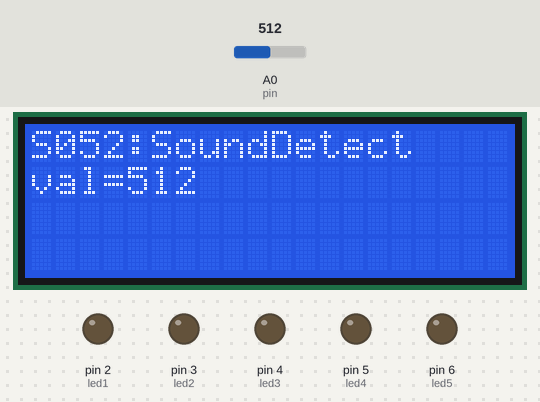
A sketch run on a simulated Arduino Uno, built with avr-gcc and run on an emulated ATmega328P. On the bench: 20×4 character LCD, output pins drawn as LEDs (lit = HIGH). The test bench sets the inputs (shaded band); at power-on: A0 (pin) = 512.

Above: at 2.2 s.
2.3 s: A0 (pin) set to 584
At 3.6 s:
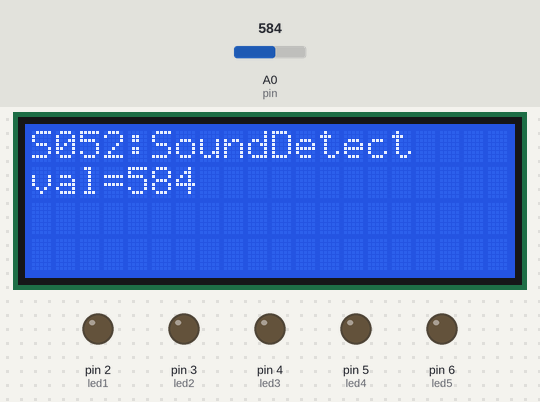
3.9 s: A0 (pin) set to 609
At 4.9 s:
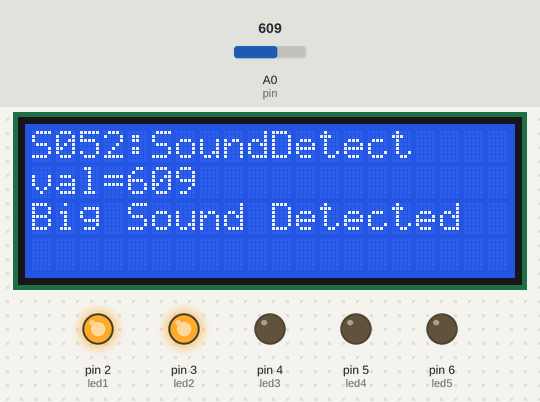
5.5 s: A0 (pin) set to 625
At 6.1 s:
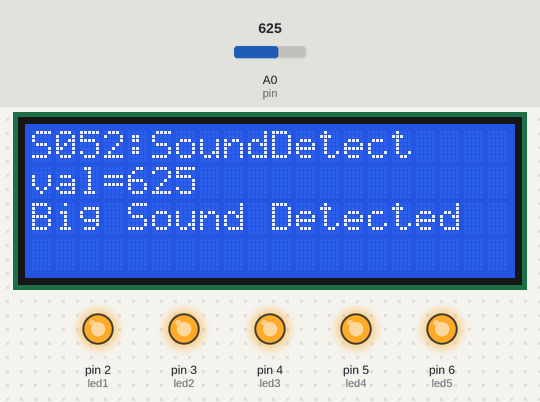
7.3 s: A0 (pin) set to 605
At 8.5 s:
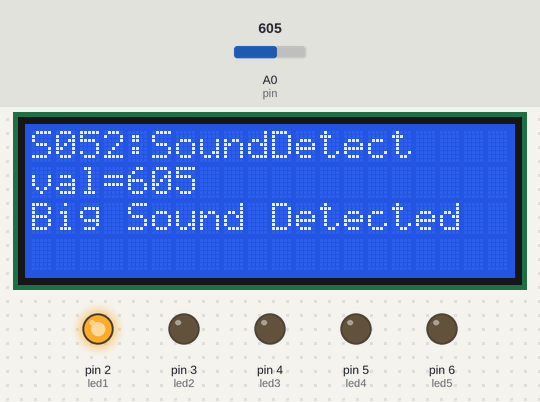
Timing chart, 0 to 10.0 s (numbered marks = the images above; inputs shaded):
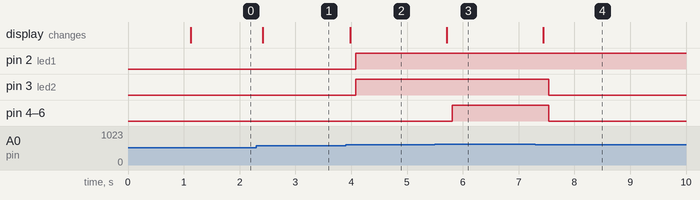

Measured:
- the behaviour switches between 600 and 601 on A0 (pin) (found by bisection; images 1 and 2)
- after the input at 2.3 s, the display: changes after 0.11 s (image 1)
- after the input at 3.9 s, pin 2 (led1), pin 3 (led2): LOW → HIGH after 0.18 s; the display: changes after 0.08 s (image 2)
- after the input at 5.5 s, pin 4 (led3), pin 5 (led4), pin 6 (led5): LOW → HIGH after 0.31 s; the display: changes after 0.21 s (image 3)
- after the input at 7.3 s, pin 3 (led2), pin 4 (led3), pin 5 (led4), pin 6 (led5): HIGH → LOW after 0.24 s; the display: changes after 0.14 s (image 4)

The sketch:

basic_test.ino
```cpp
/* Big Sound Detection Module (KY-037) [S052] : http://rdiot.tistory.com/151 [RDIoT Demo] */

#include <Wire.h>
#include <LiquidCrystal_I2C.h>

LiquidCrystal_I2C lcd(0x27,20,4);  // LCD2004

int threshold = 600;

int led1 = 2;
int led2 = 3;
int led3 = 4;
int led4 = 5;
int led5 = 6;

int pin = A0;

void setup()
{
  lcd.init();  // initialize the lcd
  lcd.backlight();
  lcd.print("start LCD2004");

  pinMode(pin,INPUT);

  pinMode(led1,OUTPUT);
  pinMode(led2,OUTPUT);
  pinMode(led3,OUTPUT);
  pinMode(led4,OUTPUT);
  pinMode(led5,OUTPUT);

  delay(1000);

  lcd.clear();
}

void loop()
{

  lcd.setCursor(0,0);
  lcd.print("S052:SoundDetect");

  int val = analogRead(pin);

  lcd.setCursor(0,1);
  lcd.print("val=" + (String)val + "  ");

  if(val <= threshold)
  {
    lcd.setCursor(0,2);
    lcd.print("                  ");
  }
  else
  {
    lcd.setCursor(0,2);
    lcd.print("Big Sound Detected");
    delay(100);
  }

  digitalWrite(led1, LOW);
  digitalWrite(led2, LOW);
  digitalWrite(led3, LOW);
  digitalWrite(led4, LOW);
  digitalWrite(led5, LOW);

  if(val > 600) { digitalWrite(led1, HIGH); }
  if(val > 605) { digitalWrite(led2, HIGH); }
  if(val > 610) { digitalWrite(led3, HIGH); }
  if(val > 615) { digitalWrite(led4, HIGH); }
  if(val > 620) { digitalWrite(led5, HIGH); }

  delay(50);

}
```
